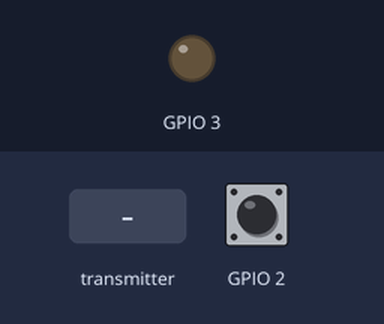
This sketch was run on a simulated ESP32. Parts: output pins drawn as LEDs (lit = HIGH). Inputs (shaded band) come from the test bench; at power-on: GPIO 2 HIGH. WiFi joins after 1.5 s; servers stay silent unless stated; uploads are accepted with an empty reply; no radio packets arrive unless stated; what the sketch prints to the serial monitor is not drawn.

Above: at 2.7 s.
2.8 s: GPIO 2 pulled LOW for 0.15 s
At 4.0 s:
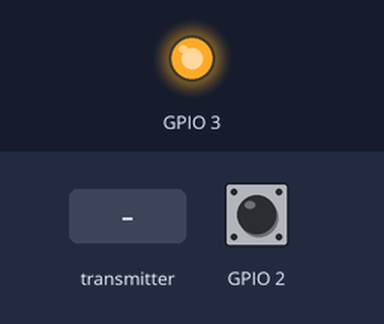
4.4 s: the transmitter starts sending id = 0
Timing chart, 0 to 7.4 s (numbered marks = the images above; inputs shaded):
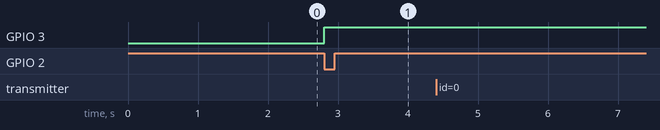

Measured:
- after the input at 2.8 s, GPIO 3: LOW → HIGH at once
- after the input at 4.4 s, every drawn part: stays the same

The sketch:

station_v21.ino
```cpp
/***********************************************************
Station : controller ID + Colors
// Changelog
v21 - add pipe

*************************************************************/

#include <SPI.h>
#include "nRF24L01.h"
#include "RF24.h"
#include <WiFi.h>
#include <HTTPClient.h>
#include <WebServer.h>
#include <ArduinoJson.h> // Pour décoder le JSON

#define SCK 18
#define MISO 19
#define MOSI 23

//const char* ssid = "Livebox-CF60";
//const char* password = "NrLfSv7X7gpKPUUNEQ";
//const char* ssid = "ciel-wifi-2";
//const char* password = "ciel-wifi";
const char* ssid = "Livebox-7CB0";
const char* password = "VW6aQrDzWuMNneKweP";


String address_handle_answer = "http://192.168.1.100/fulcrum/handle_answer_test.php";
//String address_handle_answer = "http://172.31.9.22/fulcrum/handle_answer_test.php";

WebServer server(80);

struct dataStruct {
  int16_t id;
  int16_t ans;
};

dataStruct dataR = { 99, 0 };
dataStruct dataT = { 0, 0 };

RF24 radio(4, 5);  //CE and CSN

//Create up to 6 pipe addresses P0 - P5;  the "LL" is for LongLong type
const uint64_t rAddress[] = {0x7878787878LL, 0xB3B4B5B6F1LL, 0xB3B4B5B6CDLL, 0xB3B4B5B6A3LL, 0xB3B4B5B60FLL, 0xB3B4B5B605LL };

int start = 0;
int stop = 0;

unsigned long currentMillis = 0;    // stores the value of millis() in each iteration of loop()

void handleCommand() {
  if (server.method() == HTTP_POST) {
    // 1. Lire le contenu du POST (le JSON)
    String postBody = server.arg("plain");

    // 2. Désérialiser le JSON
    DynamicJsonDocument doc(1024);
    DeserializationError error = deserializeJson(doc, postBody);

    if (error) {
      server.send(400, "application/json", "{\"status\":\"error\", \"message\":\"Invalid JSON\"}");
      return;
    }

    // 3. Extraire les données
    String command = doc["cmd"] | "N/A";

    Serial.println("Commande " + command + " reçue");
    if( command == "START") start = 1;
    if( command == "STOP") stop = 1;

    // 4. Envoyer une réponse de succès au script PHP
    server.send(200, "application/json", "{\"status\":\"success\", \"message\":\"Command processed\"}");
  } else {
    server.send(405, "text/plain", "Method Not Allowed");
  }
}

void setup(void) {
  SPI.begin(SCK, MISO, MOSI);
  Serial.begin(115200);
  Serial.println("Recepteur RF24");
  radio.begin();  //Start the nRF24 module
  radio.setPALevel(RF24_PA_LOW);  // "short range setting" - increase if you want more range AND have a good power supply
  radio.setDataRate(RF24_250KBPS); // Lower rate for better range/reliability
  radio.setChannel(108);          // the higher channels tend to be more "open"
  radio.setAutoAck(false);
  // Open up to six pipes for PRX to receive data
  radio.openReadingPipe(0,rAddress[0]);
  radio.openReadingPipe(1,rAddress[1]);
  radio.openReadingPipe(2,rAddress[2]);
  radio.openReadingPipe(3,rAddress[3]);
  radio.openReadingPipe(4,rAddress[4]);
  radio.openReadingPipe(5,rAddress[5]);
  radio.startListening();                 // Start listening for messagesradio.begin();

  pinMode(2, INPUT_PULLUP);
  pinMode(3, OUTPUT);

  WiFi.begin(ssid, password);
  Serial.println("Connecting");
  while(WiFi.status() != WL_CONNECTED) {
    delay(500);
    Serial.print(".");
  }

  Serial.println("");
  Serial.print("Connected to WiFi network with IP Address: ");
  Serial.println(WiFi.localIP());

  Serial.print("ESP32 IP Address: ");
  Serial.println(WiFi.localIP());

  // Configuration du point d'API (/command)
  server.on("/command", HTTP_POST, handleCommand);

  server.begin();
}

void loop(void) {
  server.handleClient();
  currentMillis = millis();
  //Serial.println(millis());
  byte pipeNum = 0; //variable to hold which writting pipe data

  while (radio.available()) {
    radio.read(&dataR, sizeof(dataR));
    Serial.print("Message recu : "); Serial.print(dataR.id); Serial.print(" - "); Serial.println(dataR.ans);
    send_to_db(dataR.id, dataR.ans);
  }

  bool buttonState = digitalRead(2);

  if (buttonState == LOW || start == 1 ) {
    // Switch to transmit mode
    int16_t value = 1111;
    digitalWrite(3, HIGH);
    for(int i=0;i<10;i++){
      send_value(value);
      delay(100);
    }
    start = 0;

  } else if (stop == 1) {
    //play = 0;
    int16_t value = 1010;
    // Switch to transmit mode
    for(int i=0;i<10;i++){
      send_value(value);
      delay(50);
    }
    digitalWrite(3, LOW);
    stop = 0;
  }

  delay(10);
}

void send_value(int16_t a) {
  radio.stopListening();
  radio.openWritingPipe(rAddress[0]); //Open writing pipe to the nRF24 that guessed the right number
  dataT.ans = a;
  Serial.print("J'envoie maintenant : ");
  Serial.print(dataT.id);
  Serial.print(" - ");
  Serial.println(dataT.ans);
  radio.write(&dataT, sizeof(dataT));  // émission du message via nRF24L01
  radio.startListening();
}

void recieved_value() {
  //  01+g
}

void send_to_db(int user, int answer){

  if(WiFi.status()== WL_CONNECTED){
    HTTPClient http;

   // String serverPath = ip_db + payload;

    http.begin(address_handle_answer.c_str());
    http.addHeader("Content-Type", "application/x-www-form-urlencoded");
    // Data to send with HTTP POST
    String httpRequestData = "id_user=" + String(user) + "&answer_answer=" + String(answer);

    int httpResponseCode = http.POST(httpRequestData);

  }

}
```
